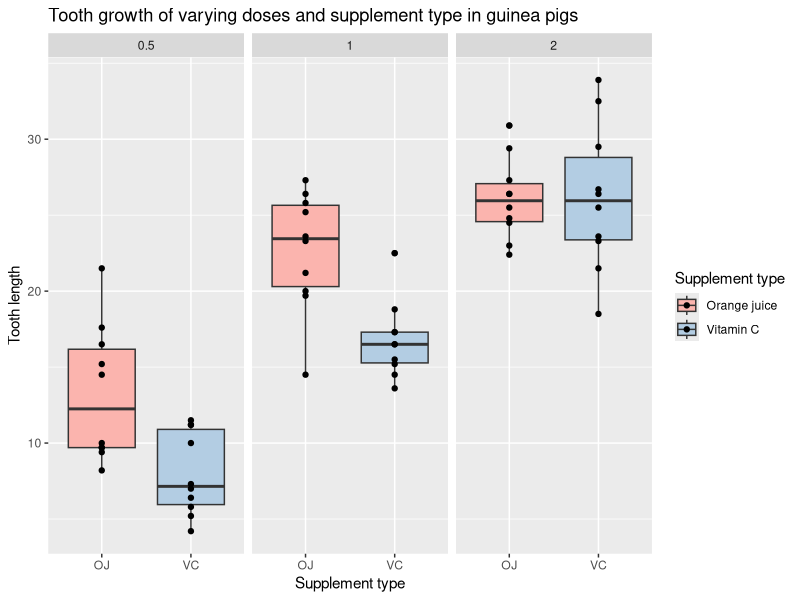

Recreate this plot in R. (Note: this script raises an error after producing the figure.)
## ---- chunk 1
knitr::opts_chunk$set(echo = TRUE)
## ---- chunk 2
data(ToothGrowth)
## ---- chunk 3
library(ggplot2)
library(dplyr)
library(datasets)
data(ToothGrowth)
## ---- chunk 4
ToothGrowth %>% group_by(supp, dose) %>%
  summarise(meanLength = mean(len), medianLength = median(len), sdLength = sd(len))
## ---- chunk 5
ggplot(data = ToothGrowth, aes(x = supp, y = len, fill = supp)) +
  geom_boxplot() +
  geom_point() +
  facet_grid(. ~ dose) +
  xlab('Supplement type') +
  ylab('Tooth length') +
  ggtitle('Tooth growth of varying doses and supplement type in guinea pigs') +
  scale_fill_brewer(palette = 'Pastel1',
                    labels = c('Orange juice', 'Vitamin C'),
                    name = 'Supplement type')
## ---- chunk 6
ld <- ToothGrowth[ToothGrowth$dose == 0.5, ]
md <- ToothGrowth[ToothGrowth$dose == 1, ]
hd <- ToothGrowth[ToothGrowth$dose == 2, ]
## ---- chunk 7
t.test(ld$len ~ ld$supp, alternative = 'two.sided', paired = F, var.equal = F)$p.value
## ---- chunk 8
t.test(md$len ~ md$supp, 
       alternative = 'two.sided',
       paired = F, var.equal = F, conf.level = 0.95)$p.value
## ---- chunk 9
t.test(hd$len ~ hd$supp, 
       alternative = 'two.sided',
       paired = F, var.equal = F, conf.level = 0.95)$p.value
## ---- chunk 10
oj <- ToothGrowth[ToothGrowth$supp == 'OJ', ]
oj_lm <- oj[oj$dose <= 1, ]
oj_lh <- oj[oj$dose != 1, ]
oj_mh <- oj[oj$dose >= 1, ]
vc <- ToothGrowth[ToothGrowth$supp == 'VC', ]
vc_lm <- vc[vc$dose <= 1, ]
vc_lh <- vc[vc$dose != 1, ]
vc_mh <- vc[vc$dose >= 1, ]
## ---- chunk 11
oj_lm_p <- t.test(oj_lm$len ~ oj_lm$dose, alternative = 'two.sided', paired = F, var.equal = F)$p.value
oj_lh_p <- t.test(oj_lh$len ~ oj_lh$dose, alternative = 'two.sided', paired = F, var.equal = F)$p.value
oj_mh_p <- t.test(oj_mh$len ~ oj_mh$dose, alternative = 'two.sided', paired = F, var.equal = F)$p.value
data.frame(comparisons = c('0.5 vs 1', '0.5 vs 2', '1 vs 2'),
           pvalue = c(oj_lm_p, oj_lh_p, oj_mh_p),
           bonferroni = p.adjust(c(oj_lm_p, oj_lh_p, oj_mh_p), method = 'bonferroni'))
## ---- chunk 12
#low vs medium dose
vc_lm_p <- t.test(vc_lm$len ~ vc_lm$dose, alternative = 'two.sided', 
                  paired = F, var.equal = F, conf.level = 0.95)$p.value
#low vs high dose
vc_lh_p <- t.test(vc_lh$len ~ vc_lh$dose, alternative = 'two.sided',
                  paired = F, var.equal = F, conf.level = 0.95)$p.value
#medium vs high dose
vc_mh_p <- t.test(vc_mh$len ~ vc_mh$dose, alternative = 'two.sided',
                  paired = F, var.equal = F, conf.level = 0.95)$p.value
data.frame(comparisons = c('0.5 vs 1', '0.5 vs 2', '1 vs 2'),
           pvalue = c(vc_lm_p, vc_lh_p, vc_mh_p),
           bonferroni = p.adjust(c(vc_lm_p, vc_lh_p, vc_mh_p), method = 'bonferroni'))
